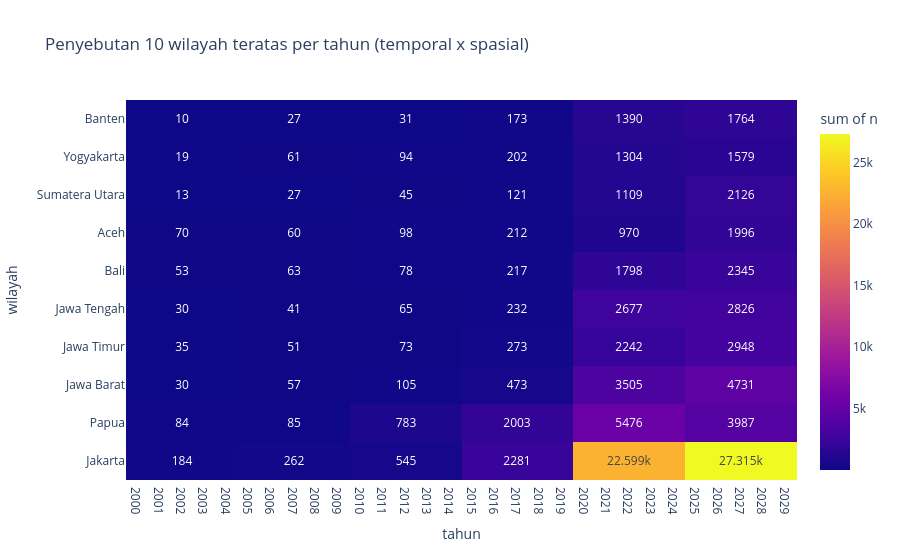

The notebook cell saved with this chart:
### Code cell
top10 = wil.head(10)["wilayah"].to_list()
rows = []
for w in top10:
    col = "w_" + w.replace(" ", "_")
    r = (lf.filter(pl.col(col) & pl.col("tahun").is_not_null())
           .group_by("tahun").agg(pl.len().alias("n"))
           .with_columns(pl.lit(w).alias("wilayah")).collect())
    rows.append(r)
hm = pl.concat(rows)
fig7 = px.density_heatmap(hm, x="tahun", y="wilayah", z="n", histfunc="sum", text_auto=True,
                          title="Penyebutan 10 wilayah teratas per tahun (temporal x spasial)")
fig7.update_layout(xaxis=dict(dtick=1))
save(fig7, "07_heatmap_wilayah_tahun")

### Figure 1 — Plotly figure (JSON) as saved in the notebook; plotly's stock layout.template omitted (floating-point values rounded to 4 significant figures; data arrays with more than 128 entries replaced by an {"elided": "..."} marker saying what was removed)
{"data": [{"coloraxis": "coloraxis", "histfunc": "sum", "hovertemplate": "tahun=%{x}<br>wilayah=%{y}<br>sum of n=%{z}<extra></extra>", "name": "", "texttemplate": "%{z}", "type": "histogram2d", "x": {"elided": "270 int values"}, "xaxis": "x", "xbingroup": "x", "y": {"elided": "270 str values"}, "yaxis": "y", "ybingroup": "y", "z": {"elided": "270 int values"}}], "layout": {"coloraxis": {"colorbar": {"title": {"text": "sum of n"}}, "colorscale": [[0, "#0d0887"], [0.1111, "#46039f"], [0.2222, "#7201a8"], [0.3333, "#9c179e"], [0.4444, "#bd3786"], [0.5556, "#d8576b"], [0.6667, "#ed7953"], [0.7778, "#fb9f3a"], [0.8889, "#fdca26"], [1, "#f0f921"]]}, "legend": {"tracegroupgap": 0}, "title": {"text": "Penyebutan 10 wilayah teratas per tahun (temporal x spasial)"}, "xaxis": {"anchor": "y", "domain": [0, 1], "dtick": 1, "title": {"text": "tahun"}}, "yaxis": {"anchor": "x", "domain": [0, 1], "title": {"text": "wilayah"}}}}
